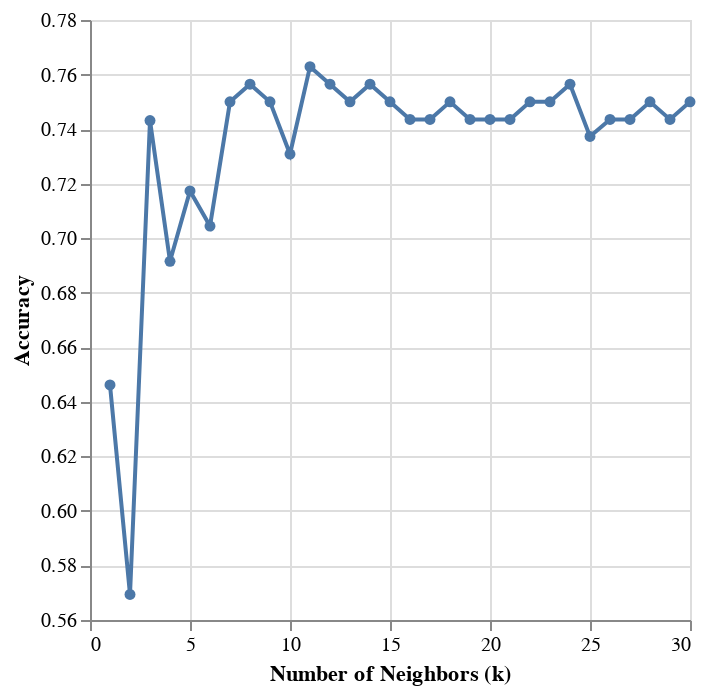

Notebook code for this chart:
### Code cell
cross_val_plot= alt.Chart(cv_results).mark_line(point=True).encode(
    x=alt.X("param_kneighborsclassifier__n_neighbors")
        .title('Number of Neighbors (k)'),
    y=alt.Y('mean_test_score')
        .title('Accuracy')
        .scale(zero=False)
)

cross_val_plot

### Figure 1 — Vega-Lite specification as saved in the notebook (floating-point values rounded to 4 significant figures)
{"config": {"view": {"continuousWidth": 300, "continuousHeight": 300}}, "data": {"name": "data-6bffb75f22917ab0a669553b9c794379"}, "mark": {"type": "line", "point": true}, "encoding": {"x": {"field": "param_kneighborsclassifier__n_neighbors", "title": "Number of Neighbors (k)", "type": "quantitative"}, "y": {"field": "mean_test_score", "scale": {"zero": false}, "title": "Accuracy", "type": "quantitative"}}, "$schema": "https://vega.github.io/schema/vega-lite/v5.20.1.json", "datasets": {"data-6bffb75f22917ab0a669553b9c794379": [{"mean_fit_time": 0.004671, "std_fit_time": 0.0005137, "mean_score_time": 0.004845, "std_score_time": 0.0002417, "param_kneighborsclassifier__n_neighbors": 1, "params": {"kneighborsclassifier__n_neighbors": 1}, "split0_test_score": 0.8438, "split1_test_score": 0.6129, "split2_test_score": 0.6774, "split3_test_score": 0.6774, "split4_test_score": 0.4194, "mean_test_score": 0.6462, "std_test_score": 0.1368, "rank_test_score": 29, "split0_train_score": 0.9032, "split1_train_score": 0.88, "split2_train_score": 0.776, "split3_train_score": 0.864, "split4_train_score": 0.808, "mean_train_score": 0.8462, "std_train_score": 0.04711}, {"mean_fit_time": 0.004249, "std_fit_time": 4.485e-05, "mean_score_time": 0.00463, "std_score_time": 3.015e-05, "param_kneighborsclassifier__n_neighbors": 2, "params": {"kneighborsclassifier__n_neighbors": 2}, "split0_test_score": 0.75, "split1_test_score": 0.5806, "split2_test_score": 0.5484, "split3_test_score": 0.6129, "split4_test_score": 0.3548, "mean_test_score": 0.5694, "std_test_score": 0.1274, "rank_test_score": 30, "split0_train_score": 0.8065, "split1_train_score": 0.776, "split2_train_score": 0.696, "split3_train_score": 0.76, "split4_train_score": 0.68, "mean_train_score": 0.7437, "std_train_score": 0.04812}, {"mean_fit_time": 0.004222, "std_fit_time": 4.698e-05, "mean_score_time": 0.004677, "std_score_time": 3.851e-05, "param_kneighborsclassifier__n_neighbors": 3, "params": {"kneighborsclassifier__n_neighbors": 3}, "split0_test_score": 0.8125, "split1_test_score": 0.8065, "split2_test_score": 0.8065, "split3_test_score": 0.8065, "split4_test_score": 0.4839, "mean_test_score": 0.7431, "std_test_score": 0.1297, "rank_test_score": 23, "split0_train_score": 0.8145, "split1_train_score": 0.824, "split2_train_score": 0.832, "split3_train_score": 0.824, "split4_train_score": 0.752, "mean_train_score": 0.8093, "std_train_score": 0.02918}, {"mean_fit_time": 0.004751, "std_fit_time": 0.001045, "mean_score_time": 0.004622, "std_score_time": 3.822e-05, "param_kneighborsclassifier__n_neighbors": 4, "params": {"kneighborsclassifier__n_neighbors": 4}, "split0_test_score": 0.8125, "split1_test_score": 0.8065, "split2_test_score": 0.6774, "split3_test_score": 0.7419, "split4_test_score": 0.4194, "mean_test_score": 0.6915, "std_test_score": 0.1447, "rank_test_score": 28, "split0_train_score": 0.7984, "split1_train_score": 0.816, "split2_train_score": 0.688, "split3_train_score": 0.784, "split4_train_score": 0.728, "mean_train_score": 0.7629, "std_train_score": 0.04765}, {"mean_fit_time": 0.004462, "std_fit_time": 0.0003315, "mean_score_time": 0.004836, "std_score_time": 0.0002544, "param_kneighborsclassifier__n_neighbors": 5, "params": {"kneighborsclassifier__n_neighbors": 5}, "split0_test_score": 0.8125, "split1_test_score": 0.7742, "split2_test_score": 0.7097, "split3_test_score": 0.8387, "split4_test_score": 0.4516, "mean_test_score": 0.7173, "std_test_score": 0.1398, "rank_test_score": 26, "split0_train_score": 0.8306, "split1_train_score": 0.824, "split2_train_score": 0.696, "split3_train_score": 0.8, "split4_train_score": 0.72, "mean_train_score": 0.7741, "std_train_score": 0.05547}, {"mean_fit_time": 0.004596, "std_fit_time": 0.0006638, "mean_score_time": 0.004785, "std_score_time": 0.0002488, "param_kneighborsclassifier__n_neighbors": 6, "params": {"kneighborsclassifier__n_neighbors": 6}, "split0_test_score": 0.8125, "split1_test_score": 0.7742, "split2_test_score": 0.6774, "split3_test_score": 0.8065, "split4_test_score": 0.4516, "mean_test_score": 0.7044, "std_test_score": 0.1354, "rank_test_score": 27, "split0_train_score": 0.7903, "split1_train_score": 0.816, "split2_train_score": 0.68, "split3_train_score": 0.808, "split4_train_score": 0.72, "mean_train_score": 0.7629, "std_train_score": 0.05351}, {"mean_fit_time": 0.004346, "std_fit_time": 7.583e-05, "mean_score_time": 0.004721, "std_score_time": 2.996e-05, "param_kneighborsclassifier__n_neighbors": 7, "params": {"kneighborsclassifier__n_neighbors": 7}, "split0_test_score": 0.75, "split1_test_score": 0.7742, "split2_test_score": 0.7419, "split3_test_score": 0.8065, "split4_test_score": 0.6774, "mean_test_score": 0.75, "std_test_score": 0.04267, "rank_test_score": 13, "split0_train_score": 0.7742, "split1_train_score": 0.8, "split2_train_score": 0.8, "split3_train_score": 0.776, "split4_train_score": 0.816, "mean_train_score": 0.7932, "std_train_score": 0.01593}, {"mean_fit_time": 0.004292, "std_fit_time": 7.559e-05, "mean_score_time": 0.004686, "std_score_time": 5.747e-05, "param_kneighborsclassifier__n_neighbors": 8, "params": {"kneighborsclassifier__n_neighbors": 8}, "split0_test_score": 0.75, "split1_test_score": 0.8065, "split2_test_score": 0.7419, "split3_test_score": 0.8065, "split4_test_score": 0.6774, "mean_test_score": 0.7565, "std_test_score": 0.04796, "rank_test_score": 5, "split0_train_score": 0.7823, "split1_train_score": 0.784, "split2_train_score": 0.8, "split3_train_score": 0.752, "split4_train_score": 0.808, "mean_train_score": 0.7853, "std_train_score": 0.01924}, {"mean_fit_time": 0.02002, "std_fit_time": 0.03131, "mean_score_time": 0.004743, "std_score_time": 0.0001945, "param_kneighborsclassifier__n_neighbors": 9, "params": {"kneighborsclassifier__n_neighbors": 9}, "split0_test_score": 0.75, "split1_test_score": 0.7742, "split2_test_score": 0.7419, "split3_test_score": 0.8065, "split4_test_score": 0.6774, "mean_test_score": 0.75, "std_test_score": 0.04267, "rank_test_score": 13, "split0_train_score": 0.7742, "split1_train_score": 0.776, "split2_train_score": 0.8, "split3_train_score": 0.768, "split4_train_score": 0.808, "mean_train_score": 0.7852, "std_train_score": 0.01575}, {"mean_fit_time": 0.004274, "std_fit_time": 6.27e-05, "mean_score_time": 0.004788, "std_score_time": 0.0001754, "param_kneighborsclassifier__n_neighbors": 10, "params": {"kneighborsclassifier__n_neighbors": 10}, "split0_test_score": 0.7188, "split1_test_score": 0.7742, "split2_test_score": 0.7097, "split3_test_score": 0.7742, "split4_test_score": 0.6774, "mean_test_score": 0.7308, "std_test_score": 0.03797, "rank_test_score": 25, "split0_train_score": 0.7742, "split1_train_score": 0.776, "split2_train_score": 0.776, "split3_train_score": 0.736, "split4_train_score": 0.808, "mean_train_score": 0.774, "std_train_score": 0.02284}, {"mean_fit_time": 0.004325, "std_fit_time": 7.919e-05, "mean_score_time": 0.004954, "std_score_time": 0.0003628, "param_kneighborsclassifier__n_neighbors": 11, "params": {"kneighborsclassifier__n_neighbors": 11}, "split0_test_score": 0.75, "split1_test_score": 0.7742, "split2_test_score": 0.7419, "split3_test_score": 0.8065, "split4_test_score": 0.7419, "mean_test_score": 0.7629, "std_test_score": 0.02478, "rank_test_score": 1, "split0_train_score": 0.7742, "split1_train_score": 0.744, "split2_train_score": 0.8, "split3_train_score": 0.76, "split4_train_score": 0.76, "mean_train_score": 0.7676, "std_train_score": 0.01879}, {"mean_fit_time": 0.004297, "std_fit_time": 8.69e-05, "mean_score_time": 0.004703, "std_score_time": 5.7e-05, "param_kneighborsclassifier__n_neighbors": 12, "params": {"kneighborsclassifier__n_neighbors": 12}, "split0_test_score": 0.75, "split1_test_score": 0.7742, "split2_test_score": 0.7097, "split3_test_score": 0.8065, "split4_test_score": 0.7419, "mean_test_score": 0.7565, "std_test_score": 0.03242, "rank_test_score": 2, "split0_train_score": 0.7742, "split1_train_score": 0.728, "split2_train_score": 0.776, "split3_train_score": 0.752, "split4_train_score": 0.76, "mean_train_score": 0.758, "std_train_score": 0.01747}, {"mean_fit_time": 0.004269, "std_fit_time": 8.8e-05, "mean_score_time": 0.004675, "std_score_time": 4.056e-05, "param_kneighborsclassifier__n_neighbors": 13, "params": {"kneighborsclassifier__n_neighbors": 13}, "split0_test_score": 0.75, "split1_test_score": 0.7419, "split2_test_score": 0.7097, "split3_test_score": 0.8065, "split4_test_score": 0.7419, "mean_test_score": 0.75, "std_test_score": 0.03144, "rank_test_score": 6, "split0_train_score": 0.7742, "split1_train_score": 0.76, "split2_train_score": 0.736, "split3_train_score": 0.752, "split4_train_score": 0.76, "mean_train_score": 0.7564, "std_train_score": 0.01247}, {"mean_fit_time": 0.004267, "std_fit_time": 6.219e-05, "mean_score_time": 0.004715, "std_score_time": 5.856e-05, "param_kneighborsclassifier__n_neighbors": 14, "params": {"kneighborsclassifier__n_neighbors": 14}, "split0_test_score": 0.75, "split1_test_score": 0.7419, "split2_test_score": 0.7097, "split3_test_score": 0.8065, "split4_test_score": 0.7742, "mean_test_score": 0.7565, "std_test_score": 0.03242, "rank_test_score": 2, "split0_train_score": 0.7742, "split1_train_score": 0.76, "split2_train_score": 0.736, "split3_train_score": 0.736, "split4_train_score": 0.752, "mean_train_score": 0.7516, "std_train_score": 0.01461}, {"mean_fit_time": 0.004291, "std_fit_time": 5.067e-05, "mean_score_time": 0.004702, "std_score_time": 3.306e-05, "param_kneighborsclassifier__n_neighbors": 15, "params": {"kneighborsclassifier__n_neighbors": 15}, "split0_test_score": 0.75, "split1_test_score": 0.7419, "split2_test_score": 0.7419, "split3_test_score": 0.7742, "split4_test_score": 0.7419, "mean_test_score": 0.75, "std_test_score": 0.01249, "rank_test_score": 6, "split0_train_score": 0.7742, "split1_train_score": 0.752, "split2_train_score": 0.752, "split3_train_score": 0.744, "split4_train_score": 0.752, "mean_train_score": 0.7548, "std_train_score": 0.01016}, {"mean_fit_time": 0.00434, "std_fit_time": 6.943e-05, "mean_score_time": 0.004703, "std_score_time": 6.217e-05, "param_kneighborsclassifier__n_neighbors": 16, "params": {"kneighborsclassifier__n_neighbors": 16}, "split0_test_score": 0.75, "split1_test_score": 0.7097, "split2_test_score": 0.7419, "split3_test_score": 0.7742, "split4_test_score": 0.7419, "mean_test_score": 0.7435, "std_test_score": 0.02066, "rank_test_score": 15, "split0_train_score": 0.7742, "split1_train_score": 0.752, "split2_train_score": 0.752, "split3_train_score": 0.72, "split4_train_score": 0.752, "mean_train_score": 0.75, "std_train_score": 0.01731}, {"mean_fit_time": 0.00426, "std_fit_time": 3.387e-05, "mean_score_time": 0.004747, "std_score_time": 0.0001458, "param_kneighborsclassifier__n_neighbors": 17, "params": {"kneighborsclassifier__n_neighbors": 17}, "split0_test_score": 0.75, "split1_test_score": 0.7419, "split2_test_score": 0.7097, "split3_test_score": 0.7742, "split4_test_score": 0.7419, "mean_test_score": 0.7435, "std_test_score": 0.02066, "rank_test_score": 15, "split0_train_score": 0.7661, "split1_train_score": 0.752, "split2_train_score": 0.752, "split3_train_score": 0.744, "split4_train_score": 0.744, "mean_train_score": 0.7516, "std_train_score": 0.008086}, {"mean_fit_time": 0.004234, "std_fit_time": 6.754e-05, "mean_score_time": 0.004672, "std_score_time": 1.738e-05, "param_kneighborsclassifier__n_neighbors": 18, "params": {"kneighborsclassifier__n_neighbors": 18}, "split0_test_score": 0.75, "split1_test_score": 0.7419, "split2_test_score": 0.7419, "split3_test_score": 0.7742, "split4_test_score": 0.7419, "mean_test_score": 0.75, "std_test_score": 0.01249, "rank_test_score": 6, "split0_train_score": 0.7742, "split1_train_score": 0.768, "split2_train_score": 0.752, "split3_train_score": 0.744, "split4_train_score": 0.744, "mean_train_score": 0.7564, "std_train_score": 0.01247}, {"mean_fit_time": 0.004338, "std_fit_time": 0.0001122, "mean_score_time": 0.004736, "std_score_time": 6.249e-05, "param_kneighborsclassifier__n_neighbors": 19, "params": {"kneighborsclassifier__n_neighbors": 19}, "split0_test_score": 0.75, "split1_test_score": 0.7419, "split2_test_score": 0.7419, "split3_test_score": 0.7419, "split4_test_score": 0.7419, "mean_test_score": 0.7435, "std_test_score": 0.003226, "rank_test_score": 15, "split0_train_score": 0.7581, "split1_train_score": 0.76, "split2_train_score": 0.736, "split3_train_score": 0.728, "split4_train_score": 0.728, "mean_train_score": 0.742, "std_train_score": 0.01421}, {"mean_fit_time": 0.004285, "std_fit_time": 6.784e-05, "mean_score_time": 0.005368, "std_score_time": 0.001402, "param_kneighborsclassifier__n_neighbors": 20, "params": {"kneighborsclassifier__n_neighbors": 20}, "split0_test_score": 0.75, "split1_test_score": 0.7419, "split2_test_score": 0.7419, "split3_test_score": 0.7419, "split4_test_score": 0.7419, "mean_test_score": 0.7435, "std_test_score": 0.003226, "rank_test_score": 15, "split0_train_score": 0.7581, "split1_train_score": 0.768, "split2_train_score": 0.736, "split3_train_score": 0.728, "split4_train_score": 0.728, "mean_train_score": 0.7436, "std_train_score": 0.01643}, {"mean_fit_time": 0.004205, "std_fit_time": 1.54e-05, "mean_score_time": 0.004678, "std_score_time": 7.836e-06, "param_kneighborsclassifier__n_neighbors": 21, "params": {"kneighborsclassifier__n_neighbors": 21}, "split0_test_score": 0.75, "split1_test_score": 0.7419, "split2_test_score": 0.7419, "split3_test_score": 0.7419, "split4_test_score": 0.7419, "mean_test_score": 0.7435, "std_test_score": 0.003226, "rank_test_score": 15, "split0_train_score": 0.75, "split1_train_score": 0.752, "split2_train_score": 0.736, "split3_train_score": 0.736, "split4_train_score": 0.736, "mean_train_score": 0.742, "std_train_score": 0.007376}, {"mean_fit_time": 0.004232, "std_fit_time": 6.102e-05, "mean_score_time": 0.004673, "std_score_time": 3.677e-05, "param_kneighborsclassifier__n_neighbors": 22, "params": {"kneighborsclassifier__n_neighbors": 22}, "split0_test_score": 0.75, "split1_test_score": 0.7419, "split2_test_score": 0.7419, "split3_test_score": 0.7742, "split4_test_score": 0.7419, "mean_test_score": 0.75, "std_test_score": 0.01249, "rank_test_score": 6, "split0_train_score": 0.7661, "split1_train_score": 0.776, "split2_train_score": 0.736, "split3_train_score": 0.736, "split4_train_score": 0.736, "mean_train_score": 0.75, "std_train_score": 0.01746}, {"mean_fit_time": 0.00476, "std_fit_time": 0.0008654, "mean_score_time": 0.004807, "std_score_time": 0.0001527, "param_kneighborsclassifier__n_neighbors": 23, "params": {"kneighborsclassifier__n_neighbors": 23}, "split0_test_score": 0.75, "split1_test_score": 0.7419, "split2_test_score": 0.7419, "split3_test_score": 0.7742, "split4_test_score": 0.7419, "mean_test_score": 0.75, "std_test_score": 0.01249, "rank_test_score": 6, "split0_train_score": 0.7661, "split1_train_score": 0.768, "split2_train_score": 0.736, "split3_train_score": 0.736, "split4_train_score": 0.736, "mean_train_score": 0.7484, "std_train_score": 0.01523}, {"mean_fit_time": 0.004279, "std_fit_time": 7.416e-05, "mean_score_time": 0.004707, "std_score_time": 3.033e-05, "param_kneighborsclassifier__n_neighbors": 24, "params": {"kneighborsclassifier__n_neighbors": 24}, "split0_test_score": 0.75, "split1_test_score": 0.7742, "split2_test_score": 0.7419, "split3_test_score": 0.7742, "split4_test_score": 0.7419, "mean_test_score": 0.7565, "std_test_score": 0.01478, "rank_test_score": 2, "split0_train_score": 0.7581, "split1_train_score": 0.768, "split2_train_score": 0.736, "split3_train_score": 0.736, "split4_train_score": 0.744, "mean_train_score": 0.7484, "std_train_score": 0.01268}, {"mean_fit_time": 0.004273, "std_fit_time": 6.229e-05, "mean_score_time": 0.004706, "std_score_time": 3.511e-05, "param_kneighborsclassifier__n_neighbors": 25, "params": {"kneighborsclassifier__n_neighbors": 25}, "split0_test_score": 0.7188, "split1_test_score": 0.7419, "split2_test_score": 0.7419, "split3_test_score": 0.7419, "split4_test_score": 0.7419, "mean_test_score": 0.7373, "std_test_score": 0.009274, "rank_test_score": 24, "split0_train_score": 0.75, "split1_train_score": 0.768, "split2_train_score": 0.736, "split3_train_score": 0.736, "split4_train_score": 0.736, "mean_train_score": 0.7452, "std_train_score": 0.01262}, {"mean_fit_time": 0.004241, "std_fit_time": 6.794e-05, "mean_score_time": 0.004708, "std_score_time": 2.605e-05, "param_kneighborsclassifier__n_neighbors": 26, "params": {"kneighborsclassifier__n_neighbors": 26}, "split0_test_score": 0.75, "split1_test_score": 0.7419, "split2_test_score": 0.7419, "split3_test_score": 0.7419, "split4_test_score": 0.7419, "mean_test_score": 0.7435, "std_test_score": 0.003226, "rank_test_score": 15, "split0_train_score": 0.7661, "split1_train_score": 0.776, "split2_train_score": 0.736, "split3_train_score": 0.736, "split4_train_score": 0.736, "mean_train_score": 0.75, "std_train_score": 0.01746}, {"mean_fit_time": 0.004244, "std_fit_time": 6.97e-05, "mean_score_time": 0.004695, "std_score_time": 2.402e-05, "param_kneighborsclassifier__n_neighbors": 27, "params": {"kneighborsclassifier__n_neighbors": 27}, "split0_test_score": 0.75, "split1_test_score": 0.7419, "split2_test_score": 0.7419, "split3_test_score": 0.7419, "split4_test_score": 0.7419, "mean_test_score": 0.7435, "std_test_score": 0.003226, "rank_test_score": 15, "split0_train_score": 0.7581, "split1_train_score": 0.76, "split2_train_score": 0.736, "split3_train_score": 0.736, "split4_train_score": 0.736, "mean_train_score": 0.7452, "std_train_score": 0.0113}, {"mean_fit_time": 0.00424, "std_fit_time": 7.628e-05, "mean_score_time": 0.004703, "std_score_time": 1.763e-05, "param_kneighborsclassifier__n_neighbors": 28, "params": {"kneighborsclassifier__n_neighbors": 28}, "split0_test_score": 0.75, "split1_test_score": 0.7419, "split2_test_score": 0.7419, "split3_test_score": 0.7742, "split4_test_score": 0.7419, "mean_test_score": 0.75, "std_test_score": 0.01249, "rank_test_score": 6, "split0_train_score": 0.7581, "split1_train_score": 0.768, "split2_train_score": 0.736, "split3_train_score": 0.752, "split4_train_score": 0.736, "mean_train_score": 0.75, "std_train_score": 0.01253}, {"mean_fit_time": 0.004245, "std_fit_time": 6.348e-05, "mean_score_time": 0.0047, "std_score_time": 2.583e-05, "param_kneighborsclassifier__n_neighbors": 29, "params": {"kneighborsclassifier__n_neighbors": 29}, "split0_test_score": 0.75, "split1_test_score": 0.7419, "split2_test_score": 0.7419, "split3_test_score": 0.7419, "split4_test_score": 0.7419, "mean_test_score": 0.7435, "std_test_score": 0.003226, "rank_test_score": 15, "split0_train_score": 0.7581, "split1_train_score": 0.768, "split2_train_score": 0.736, "split3_train_score": 0.736, "split4_train_score": 0.736, "mean_train_score": 0.7468, "std_train_score": 0.01361}, {"mean_fit_time": 0.00424, "std_fit_time": 8.35e-05, "mean_score_time": 0.004708, "std_score_time": 1.771e-05, "param_kneighborsclassifier__n_neighbors": 30, "params": {"kneighborsclassifier__n_neighbors": 30}, "split0_test_score": 0.75, "split1_test_score": 0.7419, "split2_test_score": 0.7419, "split3_test_score": 0.7419, "split4_test_score": 0.7742, "mean_test_score": 0.75, "std_test_score": 0.01249, "rank_test_score": 6, "split0_train_score": 0.7581, "split1_train_score": 0.76, "split2_train_score": 0.736, "split3_train_score": 0.736, "split4_train_score": 0.752, "mean_train_score": 0.7484, "std_train_score": 0.01047}]}}
